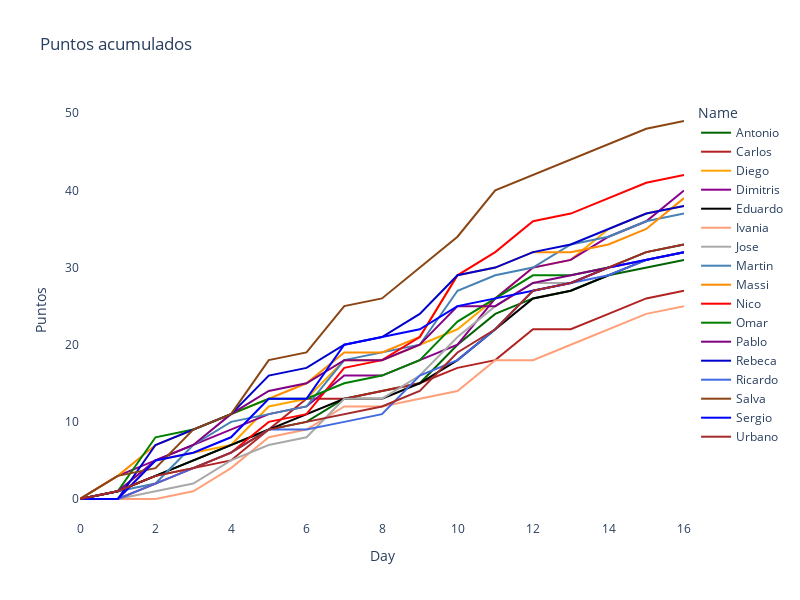

Notebook code for this chart:
### Code cell
fig = px.line(df_ec, x="Day", y="Puntos", color='Name', 
              hover_data=['Name', 'Puntos', 'Puntos_Day'],
              color_discrete_sequence = list(color_dict.values()),
              title= "Puntos acumulados",
              height=600, width = 800)
#fig = px.scatter(df_ec, x="Day", y="Puntos", color='Name', height=800, width = 1000)

fig.update_layout(
#     showlegend=False,
    plot_bgcolor="white",
#    margin=dict(t=10,l=10,b=10,r=10)
)


fig.show()


plot(fig, filename='figuras/ajepi_mundial_2022.html')

### Figure 1 — Plotly figure (JSON) as saved in the notebook; plotly's stock layout.template omitted (floating-point values rounded to 4 significant figures)
{"data": [{"customdata": [["Antonio", 0], ["Antonio", 1], ["Antonio", 2], ["Antonio", 2], ["Antonio", 2], ["Antonio", 2], ["Antonio", 1], ["Antonio", 3], ["Antonio", 1], ["Antonio", 1], ["Antonio", 5], ["Antonio", 4], ["Antonio", 2], ["Antonio", 1], ["Antonio", 2], ["Antonio", 1], ["Antonio", 1]], "hovertemplate": "Name=%{customdata[0]}<br>Day=%{x}<br>Puntos=%{y}<br>Puntos_Day=%{customdata[1]}<extra></extra>", "legendgroup": "Antonio", "line": {"color": "DarkGreen", "dash": "solid"}, "marker": {"symbol": "circle"}, "mode": "lines", "name": "Antonio", "orientation": "v", "showlegend": true, "type": "scatter", "x": [0, 1, 2, 3, 4, 5, 6, 7, 8, 9, 10, 11, 12, 13, 14, 15, 16], "xaxis": "x", "y": [0, 1, 3, 5, 7, 9, 10, 13, 14, 15, 20, 24, 26, 27, 29, 30, 31], "yaxis": "y"}, {"customdata": [["Carlos", 0], ["Carlos", 1], ["Carlos", 2], ["Carlos", 1], ["Carlos", 1], ["Carlos", 4], ["Carlos", 4], ["Carlos", 0], ["Carlos", 1], ["Carlos", 1], ["Carlos", 2], ["Carlos", 1], ["Carlos", 4], ["Carlos", 0], ["Carlos", 2], ["Carlos", 2], ["Carlos", 1]], "hovertemplate": "Name=%{customdata[0]}<br>Day=%{x}<br>Puntos=%{y}<br>Puntos_Day=%{customdata[1]}<extra></extra>", "legendgroup": "Carlos", "line": {"color": "FireBrick", "dash": "solid"}, "marker": {"symbol": "circle"}, "mode": "lines", "name": "Carlos", "orientation": "v", "showlegend": true, "type": "scatter", "x": [0, 1, 2, 3, 4, 5, 6, 7, 8, 9, 10, 11, 12, 13, 14, 15, 16], "xaxis": "x", "y": [0, 1, 3, 4, 5, 9, 13, 13, 14, 15, 17, 18, 22, 22, 24, 26, 27], "yaxis": "y"}, {"customdata": [["Diego", 0], ["Diego", 0], ["Diego", 5], ["Diego", 1], ["Diego", 1], ["Diego", 5], ["Diego", 1], ["Diego", 5], ["Diego", 0], ["Diego", 2], ["Diego", 2], ["Diego", 4], ["Diego", 4], ["Diego", 1], ["Diego", 4], ["Diego", 2], ["Diego", 1]], "hovertemplate": "Name=%{customdata[0]}<br>Day=%{x}<br>Puntos=%{y}<br>Puntos_Day=%{customdata[1]}<extra></extra>", "legendgroup": "Diego", "line": {"color": "Orange", "dash": "solid"}, "marker": {"symbol": "circle"}, "mode": "lines", "name": "Diego", "orientation": "v", "showlegend": true, "type": "scatter", "x": [0, 1, 2, 3, 4, 5, 6, 7, 8, 9, 10, 11, 12, 13, 14, 15, 16], "xaxis": "x", "y": [0, 0, 5, 6, 7, 12, 13, 18, 18, 20, 22, 26, 30, 31, 35, 37, 38], "yaxis": "y"}, {"customdata": [["Dimitris", 0], ["Dimitris", 3], ["Dimitris", 2], ["Dimitris", 2], ["Dimitris", 2], ["Dimitris", 2], ["Dimitris", 1], ["Dimitris", 4], ["Dimitris", 0], ["Dimitris", 2], ["Dimitris", 2], ["Dimitris", 6], ["Dimitris", 4], ["Dimitris", 1], ["Dimitris", 3], ["Dimitris", 2], ["Dimitris", 4]], "hovertemplate": "Name=%{customdata[0]}<br>Day=%{x}<br>Puntos=%{y}<br>Puntos_Day=%{customdata[1]}<extra></extra>", "legendgroup": "Dimitris", "line": {"color": "DarkMagenta", "dash": "solid"}, "marker": {"symbol": "circle"}, "mode": "lines", "name": "Dimitris", "orientation": "v", "showlegend": true, "type": "scatter", "x": [0, 1, 2, 3, 4, 5, 6, 7, 8, 9, 10, 11, 12, 13, 14, 15, 16], "xaxis": "x", "y": [0, 3, 5, 7, 9, 11, 12, 16, 16, 18, 20, 26, 30, 31, 34, 36, 40], "yaxis": "y"}, {"customdata": [["Eduardo", 0], ["Eduardo", 1], ["Eduardo", 2], ["Eduardo", 2], ["Eduardo", 2], ["Eduardo", 2], ["Eduardo", 2], ["Eduardo", 2], ["Eduardo", 0], ["Eduardo", 2], ["Eduardo", 3], ["Eduardo", 4], ["Eduardo", 4], ["Eduardo", 1], ["Eduardo", 2], ["Eduardo", 2], ["Eduardo", 1]], "hovertemplate": "Name=%{customdata[0]}<br>Day=%{x}<br>Puntos=%{y}<br>Puntos_Day=%{customdata[1]}<extra></extra>", "legendgroup": "Eduardo", "line": {"color": "Black", "dash": "solid"}, "marker": {"symbol": "circle"}, "mode": "lines", "name": "Eduardo", "orientation": "v", "showlegend": true, "type": "scatter", "x": [0, 1, 2, 3, 4, 5, 6, 7, 8, 9, 10, 11, 12, 13, 14, 15, 16], "xaxis": "x", "y": [0, 1, 3, 5, 7, 9, 11, 13, 13, 15, 18, 22, 26, 27, 29, 31, 32], "yaxis": "y"}, {"customdata": [["Ivania", 0], ["Ivania", 0], ["Ivania", 0], ["Ivania", 1], ["Ivania", 3], ["Ivania", 4], ["Ivania", 1], ["Ivania", 3], ["Ivania", 0], ["Ivania", 1], ["Ivania", 1], ["Ivania", 4], ["Ivania", 0], ["Ivania", 2], ["Ivania", 2], ["Ivania", 2], ["Ivania", 1]], "hovertemplate": "Name=%{customdata[0]}<br>Day=%{x}<br>Puntos=%{y}<br>Puntos_Day=%{customdata[1]}<extra></extra>", "legendgroup": "Ivania", "line": {"color": "LightSalmon", "dash": "solid"}, "marker": {"symbol": "circle"}, "mode": "lines", "name": "Ivania", "orientation": "v", "showlegend": true, "type": "scatter", "x": [0, 1, 2, 3, 4, 5, 6, 7, 8, 9, 10, 11, 12, 13, 14, 15, 16], "xaxis": "x", "y": [0, 0, 0, 1, 4, 8, 9, 12, 12, 13, 14, 18, 18, 20, 22, 24, 25], "yaxis": "y"}, {"customdata": [["Jose", 0], ["Jose", 0], ["Jose", 1], ["Jose", 1], ["Jose", 3], ["Jose", 2], ["Jose", 1], ["Jose", 5], ["Jose", 0], ["Jose", 3], ["Jose", 5], ["Jose", 4], ["Jose", 3], ["Jose", 0], ["Jose", 2], ["Jose", 2], ["Jose", 1]], "hovertemplate": "Name=%{customdata[0]}<br>Day=%{x}<br>Puntos=%{y}<br>Puntos_Day=%{customdata[1]}<extra></extra>", "legendgroup": "Jose", "line": {"color": "DarkGray", "dash": "solid"}, "marker": {"symbol": "circle"}, "mode": "lines", "name": "Jose", "orientation": "v", "showlegend": true, "type": "scatter", "x": [0, 1, 2, 3, 4, 5, 6, 7, 8, 9, 10, 11, 12, 13, 14, 15, 16], "xaxis": "x", "y": [0, 0, 1, 2, 5, 7, 8, 13, 13, 16, 21, 25, 28, 28, 30, 32, 33], "yaxis": "y"}, {"customdata": [["Martin", 0], ["Martin", 1], ["Martin", 1], ["Martin", 5], ["Martin", 3], ["Martin", 1], ["Martin", 1], ["Martin", 6], ["Martin", 1], ["Martin", 1], ["Martin", 7], ["Martin", 2], ["Martin", 1], ["Martin", 3], ["Martin", 1], ["Martin", 2], ["Martin", 1]], "hovertemplate": "Name=%{customdata[0]}<br>Day=%{x}<br>Puntos=%{y}<br>Puntos_Day=%{customdata[1]}<extra></extra>", "legendgroup": "Martin", "line": {"color": "SteelBlue", "dash": "solid"}, "marker": {"symbol": "circle"}, "mode": "lines", "name": "Martin", "orientation": "v", "showlegend": true, "type": "scatter", "x": [0, 1, 2, 3, 4, 5, 6, 7, 8, 9, 10, 11, 12, 13, 14, 15, 16], "xaxis": "x", "y": [0, 1, 2, 7, 10, 11, 12, 18, 19, 20, 27, 29, 30, 33, 34, 36, 37], "yaxis": "y"}, {"customdata": [["Massi", 0], ["Massi", 3], ["Massi", 4], ["Massi", 2], ["Massi", 2], ["Massi", 2], ["Massi", 2], ["Massi", 4], ["Massi", 0], ["Massi", 2], ["Massi", 8], ["Massi", 1], ["Massi", 2], ["Massi", 0], ["Massi", 1], ["Massi", 2], ["Massi", 4]], "hovertemplate": "Name=%{customdata[0]}<br>Day=%{x}<br>Puntos=%{y}<br>Puntos_Day=%{customdata[1]}<extra></extra>", "legendgroup": "Massi", "line": {"color": "DarkOrange", "dash": "solid"}, "marker": {"symbol": "circle"}, "mode": "lines", "name": "Massi", "orientation": "v", "showlegend": true, "type": "scatter", "x": [0, 1, 2, 3, 4, 5, 6, 7, 8, 9, 10, 11, 12, 13, 14, 15, 16], "xaxis": "x", "y": [0, 3, 7, 9, 11, 13, 15, 19, 19, 21, 29, 30, 32, 32, 33, 35, 39], "yaxis": "y"}, {"customdata": [["Nico", 0], ["Nico", 0], ["Nico", 2], ["Nico", 2], ["Nico", 2], ["Nico", 4], ["Nico", 1], ["Nico", 6], ["Nico", 1], ["Nico", 3], ["Nico", 8], ["Nico", 3], ["Nico", 4], ["Nico", 1], ["Nico", 2], ["Nico", 2], ["Nico", 1]], "hovertemplate": "Name=%{customdata[0]}<br>Day=%{x}<br>Puntos=%{y}<br>Puntos_Day=%{customdata[1]}<extra></extra>", "legendgroup": "Nico", "line": {"color": "Red", "dash": "solid"}, "marker": {"symbol": "circle"}, "mode": "lines", "name": "Nico", "orientation": "v", "showlegend": true, "type": "scatter", "x": [0, 1, 2, 3, 4, 5, 6, 7, 8, 9, 10, 11, 12, 13, 14, 15, 16], "xaxis": "x", "y": [0, 0, 2, 4, 6, 10, 11, 17, 18, 21, 29, 32, 36, 37, 39, 41, 42], "yaxis": "y"}, {"customdata": [["Omar", 0], ["Omar", 1], ["Omar", 7], ["Omar", 1], ["Omar", 2], ["Omar", 2], ["Omar", 0], ["Omar", 2], ["Omar", 1], ["Omar", 2], ["Omar", 5], ["Omar", 3], ["Omar", 3], ["Omar", 0], ["Omar", 1], ["Omar", 2], ["Omar", 1]], "hovertemplate": "Name=%{customdata[0]}<br>Day=%{x}<br>Puntos=%{y}<br>Puntos_Day=%{customdata[1]}<extra></extra>", "legendgroup": "Omar", "line": {"color": "Green", "dash": "solid"}, "marker": {"symbol": "circle"}, "mode": "lines", "name": "Omar", "orientation": "v", "showlegend": true, "type": "scatter", "x": [0, 1, 2, 3, 4, 5, 6, 7, 8, 9, 10, 11, 12, 13, 14, 15, 16], "xaxis": "x", "y": [0, 1, 8, 9, 11, 13, 13, 15, 16, 18, 23, 26, 29, 29, 30, 32, 33], "yaxis": "y"}, {"customdata": [["Pablo", 0], ["Pablo", 1], ["Pablo", 4], ["Pablo", 2], ["Pablo", 4], ["Pablo", 3], ["Pablo", 1], ["Pablo", 3], ["Pablo", 0], ["Pablo", 2], ["Pablo", 5], ["Pablo", 0], ["Pablo", 3], ["Pablo", 1], ["Pablo", 1], ["Pablo", 1], ["Pablo", 1]], "hovertemplate": "Name=%{customdata[0]}<br>Day=%{x}<br>Puntos=%{y}<br>Puntos_Day=%{customdata[1]}<extra></extra>", "legendgroup": "Pablo", "line": {"color": "Purple", "dash": "solid"}, "marker": {"symbol": "circle"}, "mode": "lines", "name": "Pablo", "orientation": "v", "showlegend": true, "type": "scatter", "x": [0, 1, 2, 3, 4, 5, 6, 7, 8, 9, 10, 11, 12, 13, 14, 15, 16], "xaxis": "x", "y": [0, 1, 5, 7, 11, 14, 15, 18, 18, 20, 25, 25, 28, 29, 30, 31, 32], "yaxis": "y"}, {"customdata": [["Rebeca", 0], ["Rebeca", 0], ["Rebeca", 7], ["Rebeca", 2], ["Rebeca", 2], ["Rebeca", 5], ["Rebeca", 1], ["Rebeca", 3], ["Rebeca", 1], ["Rebeca", 3], ["Rebeca", 5], ["Rebeca", 1], ["Rebeca", 2], ["Rebeca", 1], ["Rebeca", 2], ["Rebeca", 2], ["Rebeca", 1]], "hovertemplate": "Name=%{customdata[0]}<br>Day=%{x}<br>Puntos=%{y}<br>Puntos_Day=%{customdata[1]}<extra></extra>", "legendgroup": "Rebeca", "line": {"color": "MediumBlue", "dash": "solid"}, "marker": {"symbol": "circle"}, "mode": "lines", "name": "Rebeca", "orientation": "v", "showlegend": true, "type": "scatter", "x": [0, 1, 2, 3, 4, 5, 6, 7, 8, 9, 10, 11, 12, 13, 14, 15, 16], "xaxis": "x", "y": [0, 0, 7, 9, 11, 16, 17, 20, 21, 24, 29, 30, 32, 33, 35, 37, 38], "yaxis": "y"}, {"customdata": [["Ricardo", 0], ["Ricardo", 0], ["Ricardo", 2], ["Ricardo", 2], ["Ricardo", 2], ["Ricardo", 3], ["Ricardo", 0], ["Ricardo", 1], ["Ricardo", 1], ["Ricardo", 5], ["Ricardo", 2], ["Ricardo", 4], ["Ricardo", 5], ["Ricardo", 1], ["Ricardo", 1], ["Ricardo", 2], ["Ricardo", 1]], "hovertemplate": "Name=%{customdata[0]}<br>Day=%{x}<br>Puntos=%{y}<br>Puntos_Day=%{customdata[1]}<extra></extra>", "legendgroup": "Ricardo", "line": {"color": "RoyalBlue", "dash": "solid"}, "marker": {"symbol": "circle"}, "mode": "lines", "name": "Ricardo", "orientation": "v", "showlegend": true, "type": "scatter", "x": [0, 1, 2, 3, 4, 5, 6, 7, 8, 9, 10, 11, 12, 13, 14, 15, 16], "xaxis": "x", "y": [0, 0, 2, 4, 6, 9, 9, 10, 11, 16, 18, 22, 27, 28, 29, 31, 32], "yaxis": "y"}, {"customdata": [["Salva", 0], ["Salva", 3], ["Salva", 1], ["Salva", 5], ["Salva", 2], ["Salva", 7], ["Salva", 1], ["Salva", 6], ["Salva", 1], ["Salva", 4], ["Salva", 4], ["Salva", 6], ["Salva", 2], ["Salva", 2], ["Salva", 2], ["Salva", 2], ["Salva", 1]], "hovertemplate": "Name=%{customdata[0]}<br>Day=%{x}<br>Puntos=%{y}<br>Puntos_Day=%{customdata[1]}<extra></extra>", "legendgroup": "Salva", "line": {"color": "SaddleBrown", "dash": "solid"}, "marker": {"symbol": "circle"}, "mode": "lines", "name": "Salva", "orientation": "v", "showlegend": true, "type": "scatter", "x": [0, 1, 2, 3, 4, 5, 6, 7, 8, 9, 10, 11, 12, 13, 14, 15, 16], "xaxis": "x", "y": [0, 3, 4, 9, 11, 18, 19, 25, 26, 30, 34, 40, 42, 44, 46, 48, 49], "yaxis": "y"}, {"customdata": [["Sergio", 0], ["Sergio", 0], ["Sergio", 5], ["Sergio", 1], ["Sergio", 2], ["Sergio", 5], ["Sergio", 0], ["Sergio", 7], ["Sergio", 1], ["Sergio", 1], ["Sergio", 3], ["Sergio", 1], ["Sergio", 1], ["Sergio", 1], ["Sergio", 2], ["Sergio", 1], ["Sergio", 1]], "hovertemplate": "Name=%{customdata[0]}<br>Day=%{x}<br>Puntos=%{y}<br>Puntos_Day=%{customdata[1]}<extra></extra>", "legendgroup": "Sergio", "line": {"color": "Blue", "dash": "solid"}, "marker": {"symbol": "circle"}, "mode": "lines", "name": "Sergio", "orientation": "v", "showlegend": true, "type": "scatter", "x": [0, 1, 2, 3, 4, 5, 6, 7, 8, 9, 10, 11, 12, 13, 14, 15, 16], "xaxis": "x", "y": [0, 0, 5, 6, 8, 13, 13, 20, 21, 22, 25, 26, 27, 28, 30, 31, 32], "yaxis": "y"}, {"customdata": [["Urbano", 0], ["Urbano", 1], ["Urbano", 2], ["Urbano", 1], ["Urbano", 2], ["Urbano", 3], ["Urbano", 1], ["Urbano", 1], ["Urbano", 1], ["Urbano", 2], ["Urbano", 5], ["Urbano", 3], ["Urbano", 5], ["Urbano", 1], ["Urbano", 2], ["Urbano", 2], ["Urbano", 1]], "hovertemplate": "Name=%{customdata[0]}<br>Day=%{x}<br>Puntos=%{y}<br>Puntos_Day=%{customdata[1]}<extra></extra>", "legendgroup": "Urbano", "line": {"color": "Brown", "dash": "solid"}, "marker": {"symbol": "circle"}, "mode": "lines", "name": "Urbano", "orientation": "v", "showlegend": true, "type": "scatter", "x": [0, 1, 2, 3, 4, 5, 6, 7, 8, 9, 10, 11, 12, 13, 14, 15, 16], "xaxis": "x", "y": [0, 1, 3, 4, 6, 9, 10, 11, 12, 14, 19, 22, 27, 28, 30, 32, 33], "yaxis": "y"}], "layout": {"height": 600, "legend": {"title": {"text": "Name"}, "tracegroupgap": 0}, "plot_bgcolor": "white", "title": {"text": "Puntos acumulados"}, "width": 800, "xaxis": {"anchor": "y", "domain": [0, 1], "title": {"text": "Day"}}, "yaxis": {"anchor": "x", "domain": [0, 1], "title": {"text": "Puntos"}}}}
